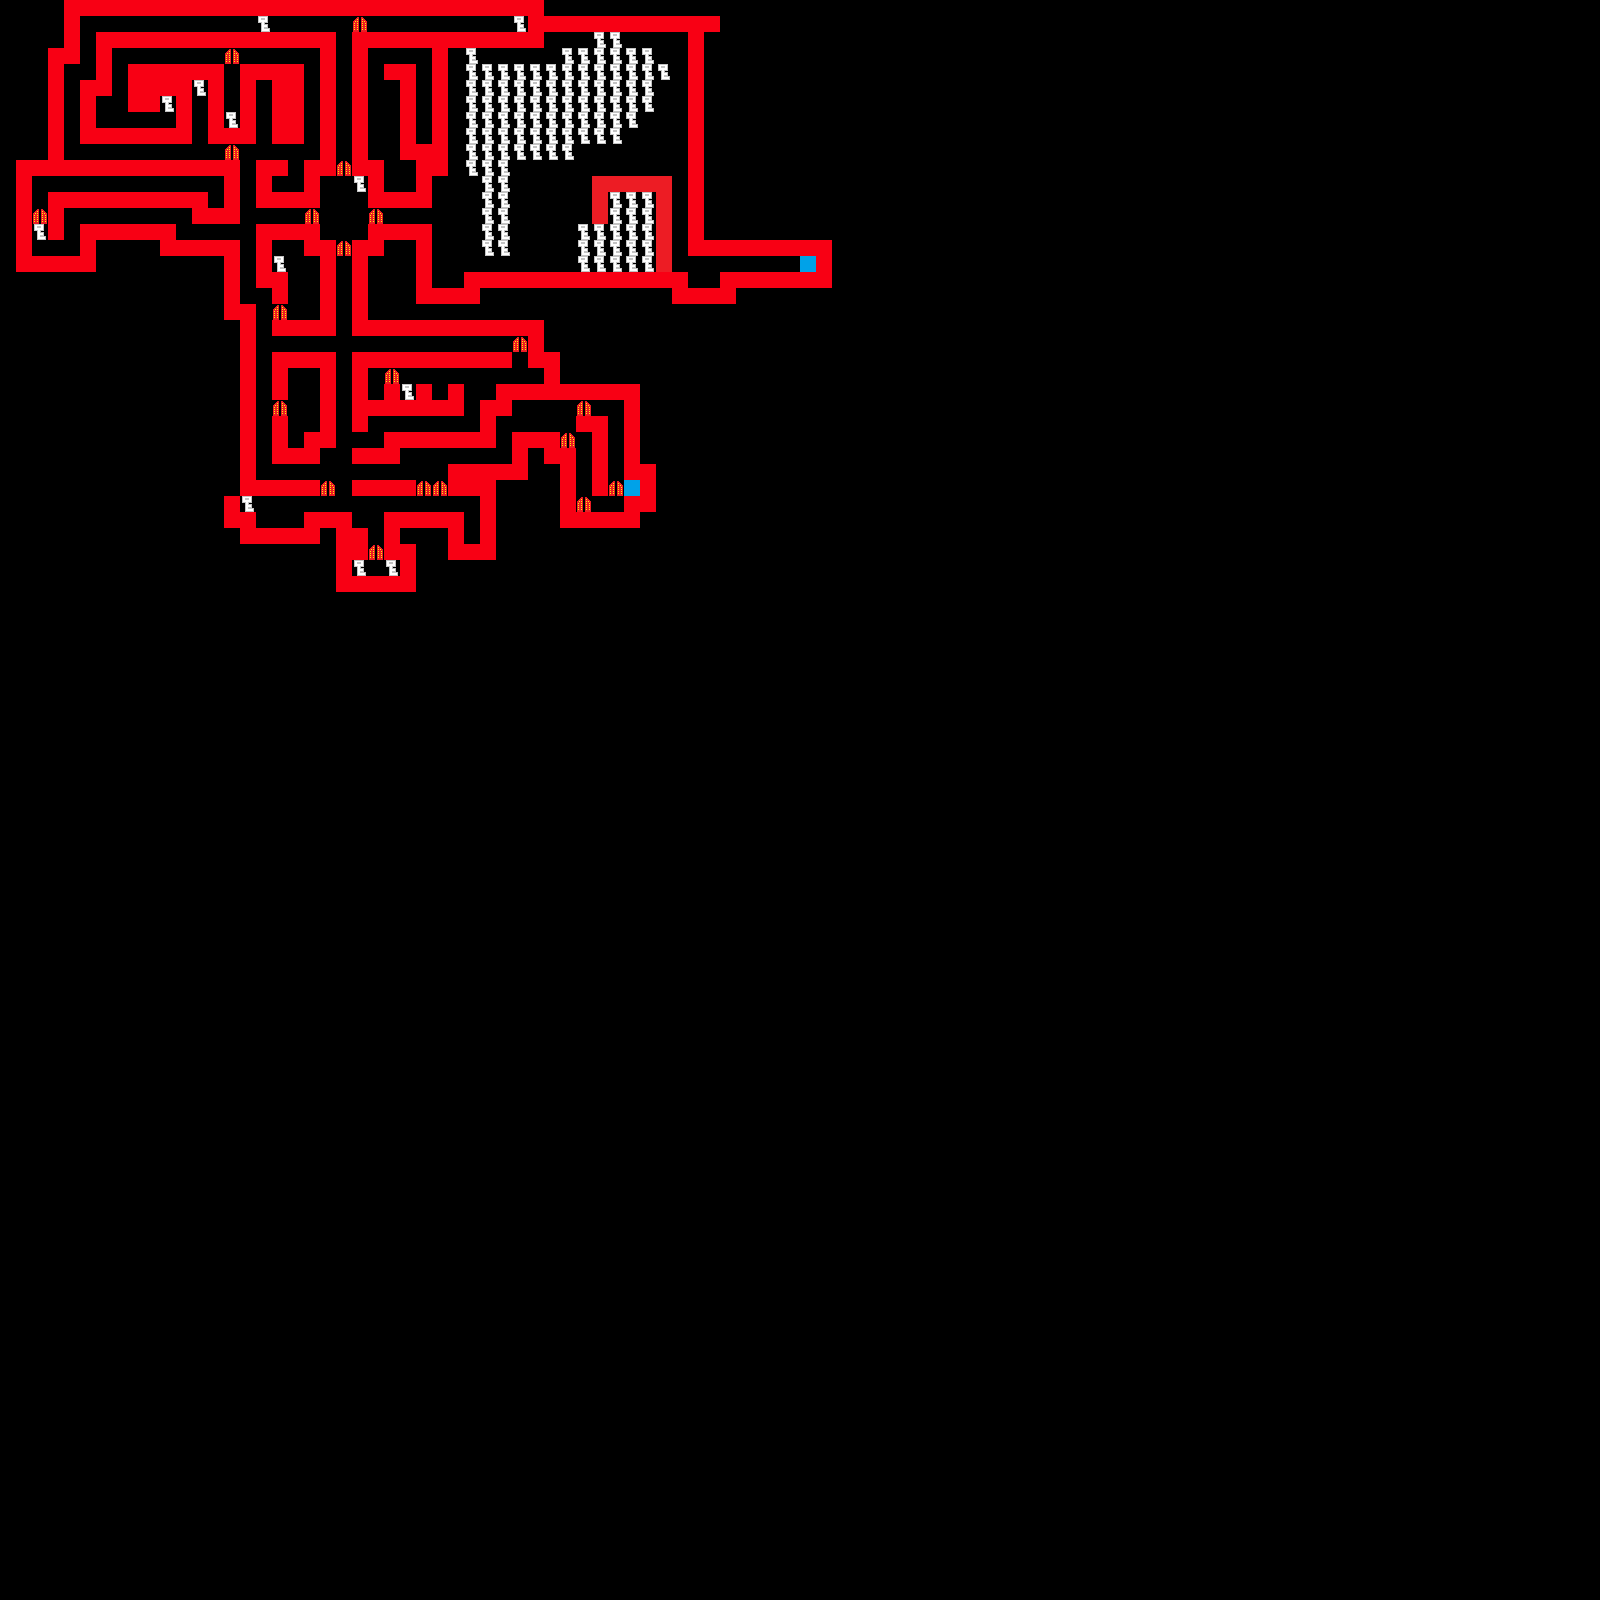

A level layout from a 2D game, rendered from its tile map. Below: a short description, then the map file with tile-grid data replaced by summaries:
An orthogonal 100x100 tile map with 16x16 px tiles, 4 tile layers (collision, key, door, end), 2 hidden layers not drawn, 5 tilesets.

<map version="1.0" orientation="orthogonal" width="100" height="100" tilewidth="16" tileheight="16">
 <tileset firstgid="1" name="tiles" tilewidth="16" tileheight="16">
  <image source="tiles.png" width="262" height="64" />
 </tileset>
 <tileset firstgid="65" name="collision" tilewidth="16" tileheight="16">
  <image source="collision.png" width="80" height="32" />
  <tile id="0">
   <properties>
    <property name="collide" value="true" />
   </properties>
  </tile>
 </tileset>
 <tileset firstgid="75" name="key" tilewidth="16" tileheight="16">
  <image source="key.png" trans="ff00ff" width="16" height="16" />
  <tile id="0">
   <properties>
    <property name="keyed" value="true" />
   </properties>
  </tile>
 </tileset>
 <tileset firstgid="76" name="door" tilewidth="16" tileheight="16">
  <image source="doors.png" trans="ff00ff" width="64" height="16" />
  <tile id="0">
   <properties>
    <property name="doored" value="true" />
   </properties>
  </tile>
  <tile id="1">
   <properties>
    <property name="doored" value="true" />
   </properties>
  </tile>
  <tile id="2">
   <properties>
    <property name="doored" value="true" />
   </properties>
  </tile>
  <tile id="3">
   <properties>
    <property name="doored" value="true" />
   </properties>
  </tile>
 </tileset>
 <tileset firstgid="80" name="end" tilewidth="16" tileheight="16">
  <image source="flashy.png" trans="ff00ff" width="48" height="16" />
  <tile id="1">
   <properties>
    <property name="ended" value="true" />
   </properties>
  </tile>
 </tileset>
 <layer name="oldkeys" width="100" height="100" visible="0">
  <data>[10000 cells, 0 non-empty, 0 distinct tile ids]</data>
 </layer>
 <layer name="collision" width="100" height="100">
  <properties>
   <property name="collide" value="true" />
  </properties>
  <data>[10000 cells, 501 non-empty, 2 distinct tile ids]</data>
 </layer>
 <layer name="tiles" width="100" height="100" visible="0">
  <data>[10000 cells, 0 non-empty, 0 distinct tile ids]</data>
 </layer>
 <layer name="key" width="100" height="100">
  <data>[10000 cells, 119 non-empty, 1 distinct tile ids]</data>
 </layer>
 <layer name="door" width="100" height="100">
  <data>[10000 cells, 21 non-empty, 2 distinct tile ids]</data>
 </layer>
 <layer name="end" width="100" height="100">
  <data>[10000 cells, 2 non-empty, 1 distinct tile ids]</data>
 </layer>
</map>
